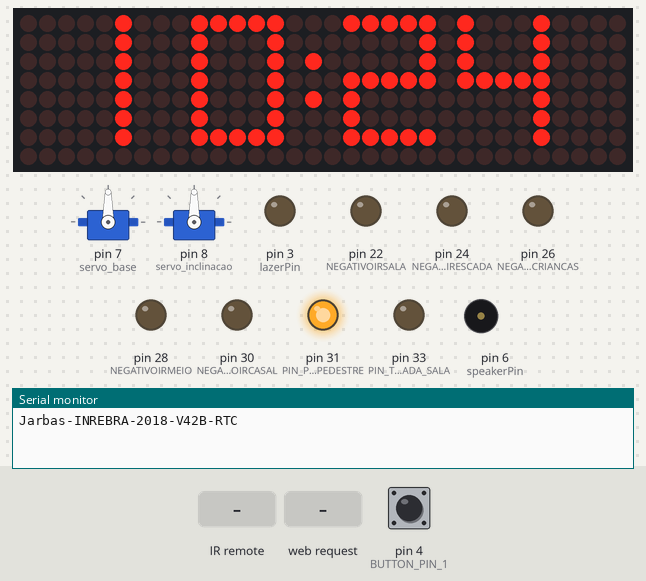
A sketch run on a simulated Arduino Mega 2560, built with avr-gcc and run on an emulated ATmega2560. On the bench: 2 × servo, 32×8 LED matrix, output pins drawn as LEDs (lit = HIGH), buzzer (waves = sounding), the last lines printed to the serial monitor. The test bench sets the inputs (shaded band); at power-on: pin 4 (BUTTON_PIN_1) HIGH. The local clock reads 2024-03-15 10:24:30 at power-on unless the sketch sets it.

Above: at 7.1 s.
7.2 s: infrared code 0x20DF40BF received
At 8.4 s:
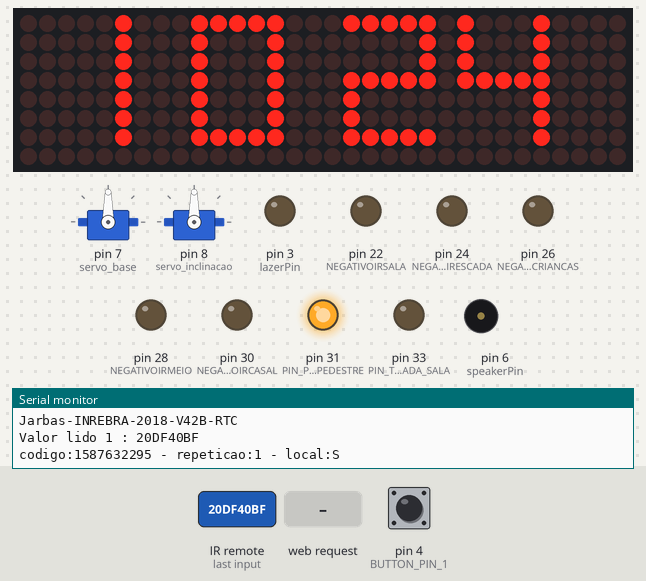
8.8 s: infrared code 0xFFFFFFFF received
At 9.6 s:
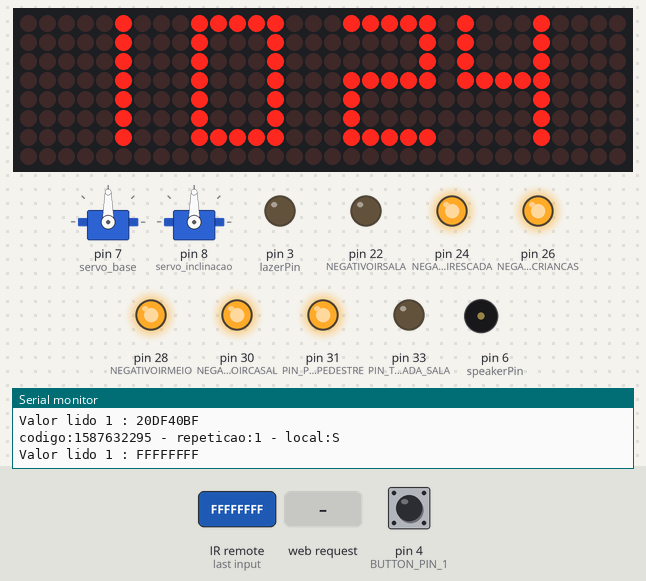
11.3 s: HTTP request GET /ir? received
At 12.6 s:
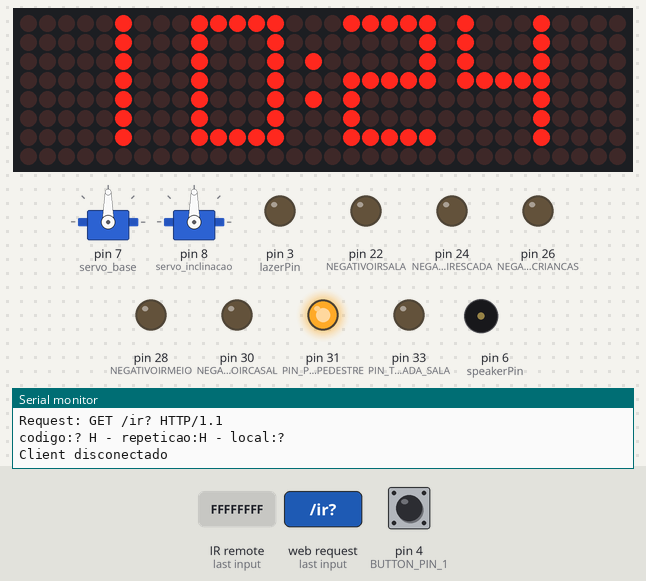
Timing chart, 0 to 14.3 s (numbered marks = the images above; inputs shaded):
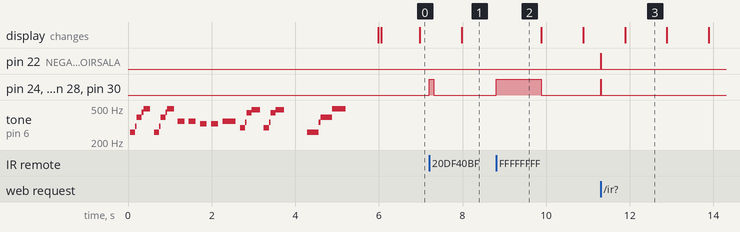

The sketch:

JARBAS_INREBRA_2018_V4_2_B_RTC.ino
```cpp
String jarbasVersion = "Jarbas-INREBRA-2018-V42B-RTC";


/* ------------------------------------------------------------------ ETHERNET ------------------------------------------------------------------ */
//ethernet
#include <Ethernet.h>
#include <SPI.h>
EthernetServer server(8087); // Cria o servidor na porta 8080

byte myMac[]={0xDE, 0xAD, 0xBE, 0xEF, 0xFE, 0xED};  //Mac PRODUÇÃO
byte myIp[]  = { 192, 168, 0, 7 };   //define IP da central automação 1

byte gateway[] = { 192,168,0, 1 }; // ip do roteador
byte subnet[] = { 255, 255, 255, 0 };
/* ------------------------------------------------------------------ ETHERNET ------------------------------------------------------------------ */


#include <MD_Parola.h>
#include <MD_MAX72xx.h>
#include "Font_Data.h"
#define MAX_DEVICES 4
#define CLK_PIN   43 // 52 13 laranja
#define DATA_PIN  42 // 51 11 verde
#define CS_PIN    41 // 53 10 amarelo
//--RTC
#include <MD_DS1307.h>
#include <Wire.h>
//--RTC
// Hardware SPI connection
//MD_Parola P = MD_Parola(CS_PIN, MAX_DEVICES);
// Arbitrary output pins
 MD_Parola P = MD_Parola(DATA_PIN, CLK_PIN, CS_PIN, MAX_DEVICES);
#define SPEED_TIME  75
#define PAUSE_TIME  0
#define MAX_MESG  20
// Turn on debug statements to the serial output
#define DEBUG 0
// Global variables
char szTime[9];    // mm:ss\0

void getTime(char *psz, bool f = true){// Code for reading clock time
  RTC.readTime();
  sprintf(psz, "%02d%c%02d", RTC.h, (f ? ':' : ' '), RTC.m);
}

/* ------------------------------------------------------------------ IR ------------------------------------------------------------------ */
/// IR
#include <IRremote.h>
IRsend irsend; // IR SALA
int NEGATIVOIRSALA = 22;
int NEGATIVOIRESCADA = 24;
int NEGATIVOIRCRIANCAS = 26;
int NEGATIVOIRMEIO = 28;
int NEGATIVOIRCASAL = 30;

/////// receptor IR sala
int RECV_PIN = 45;
IRrecv irrecv(RECV_PIN);

decode_results results;
float armazenavalor;

/* ------------------------------------------------------------------ IR ------------------------------------------------------------------ */


/* ------------------------------------------------------------------ Servo + Joystick + LAZER------------------------------------------------------------------ */
#include <VarSpeedServo.h>
VarSpeedServo servo_base;
VarSpeedServo servo_inclinacao;
int pino_x = A4; //Pino ligado ao X do joystick
int pino_y = A5; //Pino ligado ao Y do joystick
int val_x;   //Armazena o valor do eixo X
int val_y;   //Armazena o valor do eixo Y

#include <Bounce2.h>
#define BUTTON_PIN_1 4
Bounce debouncer1 = Bounce(); // Instantiate a Bounce object

const int lazerPin =  3;
int flag=0;
/* ------------------------------------------------------------------ Servo + Joystick + LAZER------------------------------------------------------------------ */


int PIN_PORTAO_PEDESTRE = 31;
int PIN_TOMADA_SALA = 33;

int FLAGTomadaSala = LOW ;
int FLAGPortaoPedestre = HIGH;

int brilhoLed = 0;

String cmd = "";
String comando = "";
String strTipo = "";
String strRepeticao = "";
String strLocal = "N";

String strTamanho = "";
int intTamanho;

bool debugControle = true;
//----------------------------


//generico

void armadilhaBaixo(){
  Serial.println("armadilha mosquito baixo");
  if (!FLAGTomadaSala) {
    FLAGTomadaSala = HIGH;
    digitalWrite(PIN_TOMADA_SALA, FLAGTomadaSala);
  }else{
    FLAGTomadaSala = LOW;
    digitalWrite(PIN_TOMADA_SALA, FLAGTomadaSala);
  }
}

void armadilhaCima(){
  Serial.println("armadilha mosquito cima");
}

void resetModem(){
  Serial.println("reset Modem");
}

void portaoPedestre(){
  Serial.println("Abre de sesamo");
  if (!FLAGPortaoPedestre) {
    FLAGPortaoPedestre = HIGH;
    digitalWrite(PIN_PORTAO_PEDESTRE, FLAGPortaoPedestre);
  }else{
    FLAGPortaoPedestre = LOW;
    digitalWrite(PIN_PORTAO_PEDESTRE, FLAGPortaoPedestre);
  }
}


void controlaRele(String strValue){
  if(strValue == "armadilhaBaixo"){armadilhaBaixo();}
  if(strValue == "armadilhaCima"){armadilhaCima();}
  if(strValue == "resetModem"){resetModem();}
  if(strValue == "portaoPedestre"){portaoPedestre();}
}

void sendIr(String strRepeticao, String strLocal, String strValue)
{

/*
S - sala
E -escada
K -crianças
M -escritorio
C -casal
E -externas
*/

  if(strLocal != "S"){digitalWrite(NEGATIVOIRSALA, HIGH); }
  if(strLocal != "E"){digitalWrite(NEGATIVOIRESCADA, HIGH); }
  if(strLocal != "K"){digitalWrite(NEGATIVOIRCRIANCAS, HIGH); }
  if(strLocal != "M"){digitalWrite(NEGATIVOIRMEIO, HIGH); }
  //if(strLocal != "E"){digitalWrite(NEGATIVOIRMEIO, HIGH); }
  if(strLocal != "C"){digitalWrite(NEGATIVOIRCASAL, HIGH); }


  int intRepeticao = strRepeticao.toInt();
  if(intRepeticao < 11){
    for (int i = 0; i < intRepeticao; i++) {
      unsigned long code = strValue.toInt();
      irsend.sendNEC(code, 32);
      delay(40);
    }
    if(debugControle == true){
      Serial.print("codigo:");
      Serial.print(strValue);
      Serial.print(" - repeticao:");
      Serial.print(strRepeticao);
      Serial.print(" - local:");
      Serial.println(strLocal);
    }
  }else{
    Serial.println("muitas repetições melhor parar");
  }

  if(strLocal != "S"){digitalWrite(NEGATIVOIRSALA, LOW); }
  if(strLocal != "E"){digitalWrite(NEGATIVOIRESCADA, LOW); }
  if(strLocal != "K"){digitalWrite(NEGATIVOIRCRIANCAS, LOW); }
  //if(strLocal != "M"){digitalWrite(NEGATIVOIRMEIO, LOW); }
  if(strLocal != "E"){digitalWrite(NEGATIVOIRMEIO, LOW); }
  if(strLocal != "C"){digitalWrite(NEGATIVOIRCASAL, LOW); }

  irrecv.enableIRIn(); // Re-enable receiver
}


void controleBrilho(char tipo){
  if(tipo == '+'){
      if(brilhoLed < 15){
        brilhoLed = brilhoLed + 1;
      }
      Serial.println(brilhoLed);
   }else if(tipo == '-'){
      if(brilhoLed >= 1){
        brilhoLed = brilhoLed - 1;
      }
      Serial.println(brilhoLed);
   }else{
     Serial.print("Caiu no else: ");
     Serial.println(tipo);
   }

}

//----------------------------
#include "pitches.h" //musica


void setup(){
  Serial.begin(9600);
  Ethernet.begin(myMac, myIp, gateway, subnet);//inicializa eternet

  pinMode(speakerPin, OUTPUT); // speaker

  pinMode(NEGATIVOIRSALA, OUTPUT);
  pinMode(NEGATIVOIRESCADA, OUTPUT);
  pinMode(NEGATIVOIRCRIANCAS, OUTPUT);
  pinMode(NEGATIVOIRMEIO, OUTPUT);
  pinMode(NEGATIVOIRCASAL, OUTPUT);

  digitalWrite(NEGATIVOIRSALA, LOW);
  digitalWrite(NEGATIVOIRESCADA, LOW);
  digitalWrite(NEGATIVOIRCRIANCAS, LOW);
  digitalWrite(NEGATIVOIRMEIO, LOW);
  digitalWrite(NEGATIVOIRCASAL, LOW);

  pinMode(PIN_PORTAO_PEDESTRE, OUTPUT);
  pinMode(PIN_TOMADA_SALA, OUTPUT);

  digitalWrite(PIN_PORTAO_PEDESTRE, FLAGPortaoPedestre);
  digitalWrite(PIN_TOMADA_SALA, FLAGTomadaSala);

  irrecv.enableIRIn(); // Inicializa o receptor IR
  Serial.println(jarbasVersion);

  servo_base.attach(7, 1, 180);
  servo_inclinacao.attach(8, 1, 180);
  pinMode(BUTTON_PIN_1,INPUT_PULLUP); // Setup the first button with an internal pull-up :
  debouncer1.attach(BUTTON_PIN_1);// After setting up the button, setup the Bounce instance :
  debouncer1.interval(5); // interval in ms
  pinMode(lazerPin, OUTPUT);

  // ---------------- PAROLA ---------------------
  P.begin(2);
  P.setInvert(false);
  P.setZone(1, MAX_DEVICES-4, MAX_DEVICES-1);
  P.setFont(1, numeric7Seg);
  P.displayZoneText(1, szTime, PA_CENTER, SPEED_TIME, PAUSE_TIME, PA_PRINT, PA_NO_EFFECT);
  // ---------------- RTC ---------------------
  RTC.control(DS1307_CLOCK_HALT, DS1307_OFF);
  RTC.control(DS1307_12H, DS1307_OFF);
  getTime(szTime);
  // -------------------------------------------------


  musica();

}

void loop(){

  /////// RECEBE SERIAL //-----------------------------------------------------------------------------------------------------------
  if(Serial.available() > 0) {
    while(Serial.available() > 0){
      cmd += char(Serial.read());
      delay(10);
    }
    Serial.println(cmd);
  }
  if (cmd.length() >0) {
    // switch debug
    if(cmd == "debug-on"){debugControle = true;}
    if(cmd == "debug-off"){debugControle = false;}

    if(cmd == "brilho+"){controleBrilho('+');}
    if(cmd == "brilho-"){controleBrilho('-');}

    if(cmd == "salaon"){
      digitalWrite(PIN_TOMADA_SALA, HIGH);
      Serial.println("aqui");
      }
    if(cmd == "salaoff"){
      digitalWrite(PIN_TOMADA_SALA, LOW);
      Serial.println("aqui 2");
      }
    cmd = "";
  }
  //-----------------------------------------------------------------------------------------------------------------------------


  //parola + rtc -------------------------------------------
    static uint32_t lastTime = 0; // millis() memory
    static uint8_t  display = 0;  // current display mode
    static bool flasher = false;  // seconds passing flasher
    P.setIntensity(brilhoLed);
    P.displayAnimate();
    // Finally, adjust the time string if we have to
    if (millis() - lastTime >= 1000){
      lastTime = millis();
      getTime(szTime, flasher);
      flasher = !flasher;
      P.displayReset(1);
    }

  //--------------------------------------------------------


  /////// RECEBE IR //-----------------------------------------------------------------------------------------------------------
  if (irrecv.decode(&results)){
    Serial.print("Valor lido 1 : ");
    Serial.println(results.value, HEX);
    //armazenavalor = (results.value);
    if(results.value !=0xffffffff){
      armazenavalor = (results.value);
    }

    //volume
    if (armazenavalor == 0x20DF40BF) {
      if(results.value !=0xffffffff){
        sendIr("1","S", "1587632295");// #1volMaisReciverS
      }else{
        sendIr("10","S", "1587632295");// #1volMenosReciverS
      }
    }

    if (armazenavalor == 0x20DFC03F) {
      if(results.value !=0xffffffff){
        sendIr("1","S", "1587664935");// #1volMenosReciverS
      }else{
        sendIr("10","S", "1587664935");// #1volMenosReciverS
      }
    }
    irrecv.resume(); //Le o próximo valor
  }


  //-----------------------------------------------------------------------------------------------------------------------------


  /////// RECEBE ETHERNET //-----------------------------------------------------------------------------------------------------------
  EthernetClient client = server.available();
  if (!client) {
    return;
  }
  // Wait until the client sends some data
  Serial.println("Novo client");
  while(!client.available()){
    delay(1);
  }
  // Read the first line of the request
  String request = client.readStringUntil('\r');

  if(debugControle == true){
    Serial.print("Request: ");
    Serial.println(request);
  }

  if (request.indexOf("/ir?") != -1)  {
    strRepeticao = request.substring(9,10);
    intTamanho = request.length();
    strLocal = request.substring(intTamanho -9, intTamanho -10);
    comando = request.substring(10,intTamanho -10);
    sendIr(strRepeticao,strLocal, comando);
  }

  if (request.indexOf("/rele?") != -1)  {
    intTamanho = request.length();
    comando = request.substring(11,intTamanho -9 );
    Serial.println(comando);
    controlaRele(comando);


    //intTamanho = request.length();
    //strLocal = request.substring(intTamanho -9, intTamanho -10);
    //comando = request.substring(10,intTamanho -10);
    //sendIr(strRepeticao,strLocal, comando);
  }

  // Return the response
  client.println("HTTP/1.1 200 OK");
  client.println("Content-Type: text/html");
  client.println("Access-Control-Allow-Origin: *");
  client.println(""); //  do not forget this one
  //continua....
  //client.println("arduino - conectado!"); //  do not forget this one
  //client.println(jarbasVersion); //  do not forget this one
  client.print(montaString());

  delay(1);
  client.stop();
  Serial.println("Client disconectado");
  Serial.println("");


  //-----------------------------------------------------------------------------------------------------------------------------


  ///// ----------- SERVO + JOYSTICK

  debouncer1.update();
  int btLazer = debouncer1.read();

  if ( btLazer == LOW) {
    Serial.println("bt comando");
    if ( flag == 0){
      digitalWrite(lazerPin, HIGH);
      flag=1;

      //Recebe o valor do joystick, eixo X
      val_x = analogRead(pino_x);
      //Converte o valor lido para um valor entre 1 e 180 graus
      val_x = map(val_x, 0, 1023, 1, 180);
      //Move o servo base para a posicao definida pelo joystick
      servo_base.slowmove(val_x, 60);
      //Recebe o valor do joystick, eixo Y
      val_y = analogRead(pino_y);
      //Converte o valor lido para um valor entre 1 e 180 graus
      val_y = map(val_y, 0, 1023, 1, 180);
      //Move o servo inclinacao para a posicao definida pelo joystick
      servo_inclinacao.slowmove(val_y, 60);
      //Aguarda a movimentacao do servo e reinicia a leitura

    }else if ( flag == 1){
      digitalWrite(lazerPin, LOW);
      flag=0;
    }
  }

}// FIM DO LOOP


String montaString()
{
    String string1 ="";
    string1.concat("dados({");
   //tomadaSala
    string1.concat("Status : '"); // valor / estado
    string1.concat("OnLine");
    //tomadaArthur
    string1.concat("', Versao : '"); // valor / estado
    string1.concat(jarbasVersion);
    //tomadaCasal
    //string1.concat("', IP : '"); // valor / estado
    //string1.concat(myIp[]);
    string1.concat("'})");
    return string1;

}
```

Font_Data.h
```cpp
// Data file for user example user defined fonts
#ifndef FONTDATA_H
#define FONTDATA_H

MD_MAX72XX::fontType_t numeric7Seg[] PROGMEM =
{
  0,    // 0
  0,    // 1
  0,    // 2
  0,    // 3
  0,    // 4
  0,    // 5
  0,    // 6
  0,    // 7
  0,    // 8
  0,    // 9
  0,    // 10
  0,    // 11
  0,    // 12
  0,    // 13
  0,    // 14
  0,    // 15
  0,    // 16
  0,    // 17
  0,    // 18
  0,    // 19
  0,    // 20
  0,    // 21
  0,    // 22
  0,    // 23
  0,    // 24
  0,    // 25
  0,    // 26
  0,    // 27
  0,    // 28
  0,    // 29
  0,    // 30
  0,    // 31
  1, 0,   // 32 - 'Space'
  0,    // 33 - '!'
  0,    // 34 - '"'
  0,    // 35 - '#'
  0,    // 36 - '$'
  0,    // 37 - '%'
  0,    // 38 - '&'
  0,    // 39 - '''
  0,    // 40 - '('
  0,    // 41 - ')'
  0,    // 42 - '*'
  0,    // 43 - '+'
  0,    // 44 - ','
  0,    // 45 - '-'
  1, 64,    // 46 - '.'
  0,    // 47 - '/'
  5, 127, 65, 65, 65, 127,  // 48 - '0'
  5, 0, 0, 127, 0, 0,     // 49 - '1'
  5, 121, 73, 73, 73, 79,   // 50 - '2'
  5, 73, 73, 73, 73, 127,   // 51 - '3'
  5, 15, 8, 8, 8, 127,    // 52 - '4'
  5, 79, 73, 73, 73, 121,   // 53 - '5'
  5, 127, 73, 73, 73, 121,  // 54 - '6'
  5, 1, 1, 1, 1, 127,     // 55 - '7'
  5, 127, 73, 73, 73, 127,  // 56 - '8'
  5, 79, 73, 73, 73, 127,   // 57 - '9'
  1, 20,    // 58 - ':'
  0,    // 59 - ';'
  0,    // 60 - '<'
  0,    // 61 - '='
  0,    // 62 - '>'
  0,    // 63 - '?'
  0,    // 64 - '@'
  5, 127, 9, 9, 9, 127,   // 65 - 'A'
  5, 127, 73, 73, 73, 54,   // 66 - 'B'
  5, 127, 65, 65, 65, 65,   // 67 - 'C'
  5, 127, 65, 65, 65, 62,   // 68 - 'D'
  5, 127, 73, 73, 73, 73,   // 69 - 'E'
  5, 127, 9, 9, 9, 9,     // 70 - 'F'
  0,    // 71 - 'G'
  0,    // 72 - 'H'
  0,    // 73 - 'I'
  0,    // 74 - 'J'
  0,    // 75 - 'K'
  0,    // 76 - 'L'
  0,    // 77 - 'M'
  0,    // 78 - 'N'
  0,    // 79 - 'O'
  0,    // 80 - 'P'
  0,    // 81 - 'Q'
  0,    // 82 - 'R'
  0,    // 83 - 'S'
  0,    // 84 - 'T'
  0,    // 85 - 'U'
  0,    // 86 - 'V'
  0,    // 87 - 'W'
  0,    // 88 - 'X'
  0,    // 89 - 'Y'
  0,    // 90 - 'Z'
  0,    // 91 - '['
  0,    // 92 - '\'
  0,    // 93 - ']'
  0,    // 94 - '^'
  0,    // 95 - '_'
  0,    // 96 - '`'
  5, 127, 9, 9, 9, 127,   // 97 - 'a'
  5, 127, 73, 73, 73, 54,   // 98 - 'b'
  5, 127, 65, 65, 65, 65,   // 99 - 'c'
  5, 127, 65, 65, 65, 62,   // 100 - 'd'
  5, 127, 73, 73, 73, 73,   // 101 - 'e'
  5, 127, 9, 9, 9, 9,     // 102 - 'f'
  0,    // 103 - 'g'
  0,    // 104 - 'h'
  0,    // 105 - 'i'
  0,    // 106 - 'j'
  0,    // 107 - 'k'
  0,    // 108 - 'l'
  0,    // 109 - 'm'
  0,    // 110 - 'n'
  0,    // 111 - 'o'
  0,    // 112 - 'p'
  0,    // 113 - 'q'
  0,    // 114 - 'r'
  0,    // 115 - 's'
  0,    // 116 - 't'
  0,    // 117 - 'u'
  0,    // 118 - 'v'
  0,    // 119 - 'w'
  0,    // 120 - 'x'
  0,    // 121 - 'y'
  0,    // 122 - 'z'
  0,    // 123 - '{'
  1, 127,   // 124 - '|'
  0,    // 125
  0,    // 126
  0,    // 127
  0,    // 128
  0,    // 129
  0,    // 130
  0,    // 131
  0,    // 132
  0,    // 133
  0,    // 134
  0,    // 135
  0,    // 136
  0,    // 137
  0,    // 138
  0,    // 139
  0,    // 140
  0,    // 141
  0,    // 142
  0,    // 143
  0,    // 144
  0,    // 145
  0,    // 146
  0,    // 147
  0,    // 148
  0,    // 149
  0,    // 150
  0,    // 151
  0,    // 152
  0,    // 153
  0,    // 154
  0,    // 155
  0,    // 156
  0,    // 157
  0,    // 158
  0,    // 159
  0,    // 160
  0,    // 161
  0,    // 162
  0,    // 163
  0,    // 164
  0,    // 165
  0,    // 166
  0,    // 167
  0,    // 168
  0,    // 169
  0,    // 170
  0,    // 171
  0,    // 172
  0,    // 173
  0,    // 174
  0,    // 175
  0,    // 176
  0,    // 177
  0,    // 178
  0,    // 179
  0,    // 180
  0,    // 181
  0,    // 182
  0,    // 183
  0,    // 184
  0,    // 185
  0,    // 186
  0,    // 187
  0,    // 188
  0,    // 189
  0,    // 190
  0,    // 191
  0,    // 192
  0,    // 193
  0,    // 194
  0,    // 195
  0,    // 196
  0,    // 197
  0,    // 198
  0,    // 199
  0,    // 200
  0,    // 201
  0,    // 202
  0,    // 203
  0,    // 204
  0,    // 205
  0,    // 206
  0,    // 207
  0,    // 208
  0,    // 209
  0,    // 210
  0,    // 211
  0,    // 212
  0,    // 213
  0,    // 214
  0,    // 215
  0,    // 216
  0,    // 217
  0,    // 218
  0,    // 219
  0,    // 220
  0,    // 221
  0,    // 222
  0,    // 223
  0,    // 224
  0,    // 225
  0,    // 226
  0,    // 227
  0,    // 228
  0,    // 229
  0,    // 230
  0,    // 231
  0,    // 232
  0,    // 233
  0,    // 234
  0,    // 235
  0,    // 236
  0,    // 237
  0,    // 238
  0,    // 239
  0,    // 240
  0,    // 241
  0,    // 242
  0,    // 243
  0,    // 244
  0,    // 245
  0,    // 246
  0,    // 247
  0,    // 248
  0,    // 249
  0,    // 250
  0,    // 251
  0,    // 252
  0,    // 253
  0,    // 254
  0,    // 255
};

#endif
```

Source omitted: pitches.h (1626 bytes)

Measured:
- after the input at 7.2 s, pin 24 (NEGATIVOIRESCADA), pin 26 (NEGATIVOIRCRIANCAS), pin 28 (NEGATIVOIRMEIO), pin 30 (NEGATIVOIRCASAL): LOW → HIGH at once, → LOW 0.11 s later
- after the input at 8.8 s, pin 24 (NEGATIVOIRESCADA), pin 26 (NEGATIVOIRCRIANCAS), pin 28 (NEGATIVOIRMEIO), pin 30 (NEGATIVOIRCASAL): LOW → HIGH at once, → LOW 1.1 s later
- after the input at 11.3 s, pin 22 (NEGATIVOIRSALA), pin 24 (NEGATIVOIRESCADA), pin 26 (NEGATIVOIRCRIANCAS), pin 28 (NEGATIVOIRMEIO), pin 30 (NEGATIVOIRCASAL): LOW → HIGH at once, → LOW 0.01 s later
- what the display in image 3 shows lasts 1.0 s, from 11.9 s to 12.9 s
